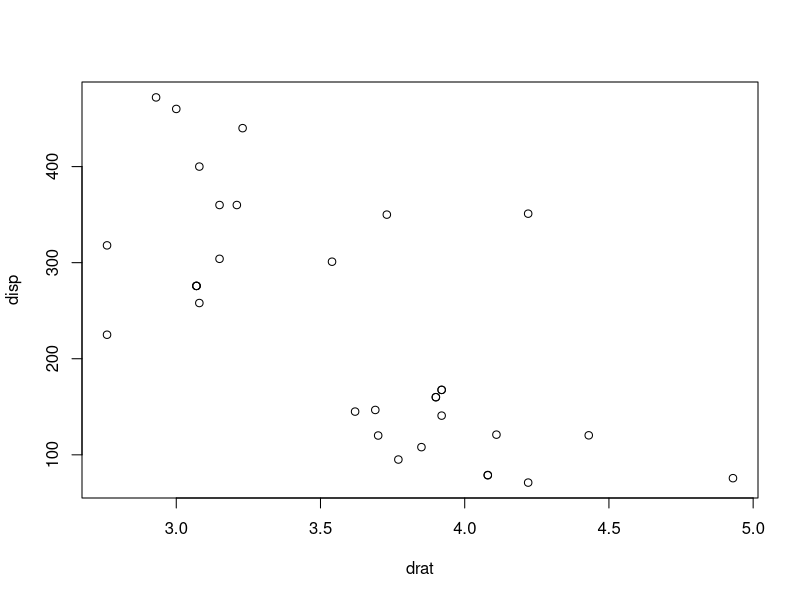

Generate this figure with R:
data(iris)
iris
head(iris)
summary(iris)
mean(iris$Sepal.Length)
median(iris$Sepal.Length)
sd(iris$Sepal.Length)
var(iris$Sepal.Length)
quantile(iris$Sepal.Length, 1/4)
max(iris$Sepal.Length)
min(iris$Sepal.Length)

install.packages("MASS")
library(MASS)
data(Animals)
Animals
mean(Animals$body)
mean(Animals$brain)

install.packages("Hmisc")
library(Hmisc)
data(mtcars)
mtcars
drat <- mtcars$drat
disp <- mtcars$disp
plot(drat, disp)
cor(drat, disp)
cor(mtcars)
cov(mtcars)
